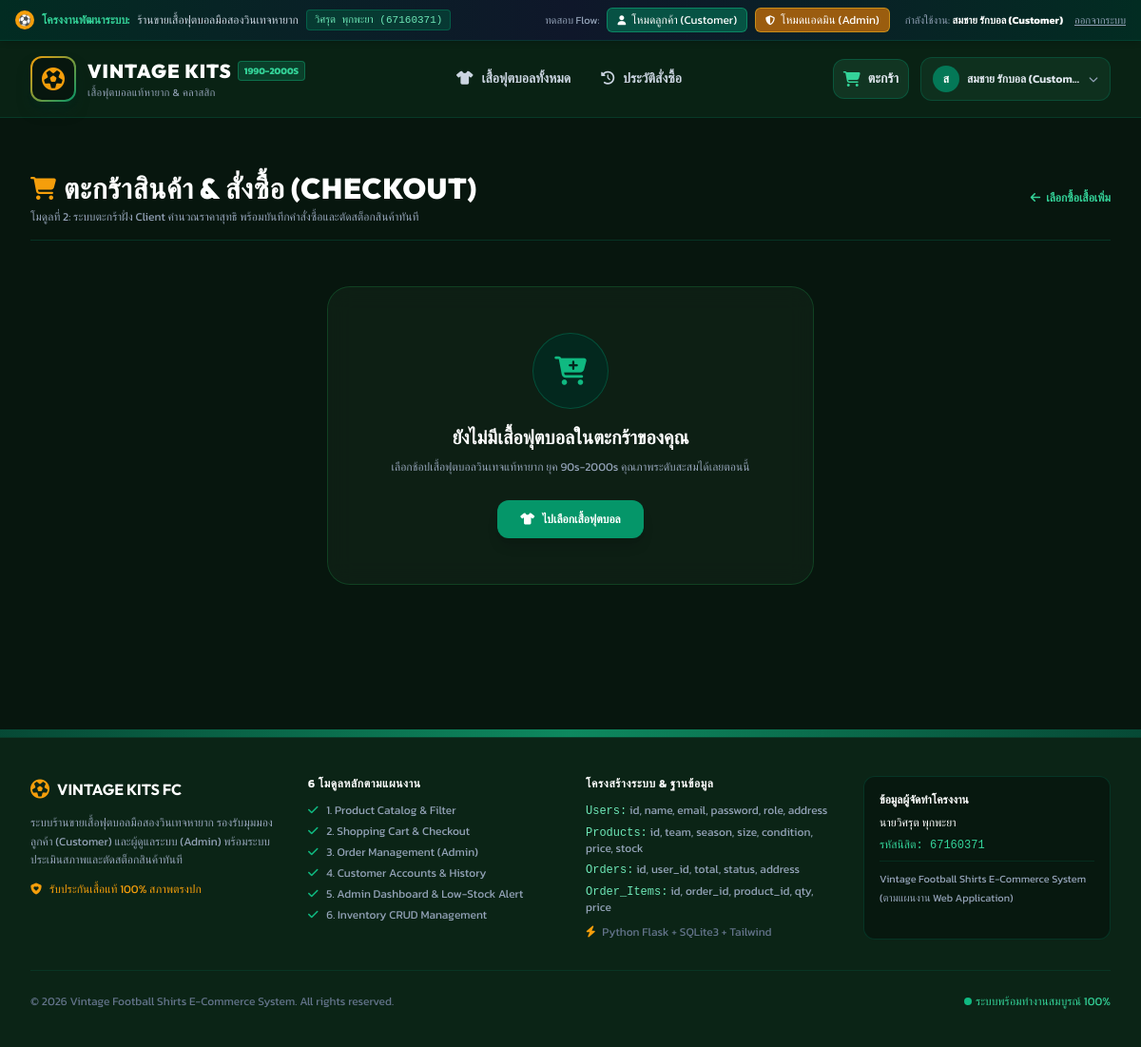
The page /cart (signed in) on the database its author committed.
### tables this page shows
CREATE TABLE Users (
            id INTEGER PRIMARY KEY AUTOINCREMENT,
            name TEXT NOT NULL,
            email TEXT UNIQUE NOT NULL,
            password TEXT NOT NULL,
            role TEXT NOT NULL DEFAULT 'customer',
            address TEXT
        );

### app.py (the view)
@app.route('/cart')
def cart():
    user = get_current_user()
    return render_template('cart.html', user=user)

### app.py (called while the page is built)
def get_current_user():
    if 'user_id' in session:
        conn = get_db()
        user = conn.execute('SELECT * FROM Users WHERE id = ?', (session['user_id'],)).fetchone()
        conn.close()
        return user
    return None

@app.context_processor
def inject_user_and_counts():
    user = get_current_user()
    low_stock_count = 0
    pending_orders_count = 0
    if user and user['role'] == 'admin':
        conn = get_db()
        low_stock_count = conn.execute('SELECT COUNT(*) FROM Products WHERE stock_quantity < 3').fetchone()[0]
        pending_orders_count = conn.execute("SELECT COUNT(*) FROM Orders WHERE status = 'Pending'").fetchone()[0]
        conn.close()
    return {
        'current_user': user,
        'low_stock_count': low_stock_count,
        'pending_orders_count': pending_orders_count
    }

### database.py (called while the page is built)
def get_db():
    conn = sqlite3.connect(DB_PATH)
    conn.row_factory = sqlite3.Row
    return conn

### templates/cart.html (shortened to what this page needs)
{% extends "base.html" %}
{% block content %}
<div class="max-w-7xl mx-auto px-4 sm:px-6 lg:px-8 py-10">
    <div class="flex items-center justify-between mb-8 pb-4 border-b border-emerald-800/40">
        <div>
            <div class="flex items-center gap-2">
                <i class="fa-solid fa-cart-shopping text-retro-gold text-2xl"></i>
                <h1 class="text-2xl sm:text-3xl font-black text-white font-sports tracking-wide">
                    ตะกร้าสินค้า &amp; สั่งซื้อ (CHECKOUT)
                </h1>
            </div>
            <p class="text-xs text-slate-400 mt-1">
                โมดูลที่ 2: ระบบตะกร้าฝั่ง Client คำนวณราคาสุทธิ พร้อมบันทึกคำสั่งซื้อและตัดสต็อกสินค้าทันที
            </p>
        </div>
        <a href="{{ url_for('catalog') }}" class="text-xs font-semibold text-emerald-400 hover:text-emerald-300 flex items-center gap-1.5 transition">
            <i class="fa-solid fa-arrow-left"></i>
            <span>เลือกซื้อเสื้อเพิ่ม</span>
        </a>
    </div>
    <div id="cart-empty-state" class="glass-panel p-12 text-center rounded-3xl max-w-lg mx-auto my-12 hidden">
        <div class="w-20 h-20 rounded-full bg-emerald-950/80 border border-emerald-700/50 flex items-center justify-center mx-auto mb-4">
            <i class="fa-solid fa-cart-plus text-3xl text-emerald-500"></i>
        </div>
        <h3 class="text-xl font-bold text-white mb-2">ยังไม่มีเสื้อฟุตบอลในตะกร้าของคุณ</h3>
        <p class="text-xs text-slate-400 mb-6 leading-relaxed">
            เลือกช้อปเสื้อฟุตบอลวินเทจแท้หายาก ยุค 90s-2000s คุณภาพระดับสะสมได้เลยตอนนี้
        </p>
        <a href="{{ url_for('catalog') }}" class="px-6 py-3 rounded-xl bg-emerald-600 hover:bg-emerald-500 text-white font-bold text-xs shadow-lg transition inline-flex items-center gap-2">
            <i class="fa-solid fa-shirt"></i>
            <span>ไปเลือกเสื้อฟุตบอล</span>
        </a>
    </div>
</div>
{% endblock %}

### templates/base.html (shortened to what this page needs)
<!DOCTYPE html>
<html lang="th" class="dark">
<head>
    <script src="https://cdn.tailwindcss.com"></script>
    <link rel="stylesheet" href="https://cdnjs.cloudflare.com/ajax/libs/font-awesome/6.5.1/css/all.min.css">
    <link rel="stylesheet" href="{{ url_for('static', filename='css/theme.css') }}">
</head>
<body class="bg-pitch-950 text-slate-100 min-h-screen flex flex-col font-thai selection:bg-emerald-500 selection:text-white">
    <div class="bg-gradient-to-r from-emerald-950 via-slate-900 to-emerald-950 border-b border-emerald-800/40 text-xs py-2 px-4 shadow-md sticky top-0 z-50">
        <div class="max-w-7xl mx-auto flex flex-wrap items-center justify-between gap-2">
            <div class="flex items-center gap-2">
                <span class="inline-flex items-center justify-center w-5 h-5 rounded-full bg-retro-gold text-slate-950 font-bold text-[11px]">⚽</span>
                <span class="font-bold text-emerald-400">โครงงานพัฒนาระบบ:</span>
                <span class="text-slate-300 hidden sm:inline">ร้านขายเสื้อฟุตบอลมือสองวินเทจหายาก</span>
                <span class="px-2 py-0.5 rounded bg-emerald-900/60 border border-emerald-700/60 text-emerald-300 font-mono text-[11px]">
                    วิศรุต พุกพะยา (67160371)
                </span>
            </div>
            <div class="flex items-center gap-2 flex-wrap">
                <span class="text-slate-400 text-[11px]">ทดสอบ Flow:</span>
                <a href="{{ url_for('quick_login', role='customer') }}" class="px-2.5 py-1 rounded-md bg-emerald-700/60 hover:bg-emerald-600 text-white border border-emerald-500/50 flex items-center gap-1.5 transition">
                    <i class="fa-solid fa-user text-[10px]"></i>
                    <span>โหมดลูกค้า (Customer)</span>
                </a>
                <a href="{{ url_for('quick_login', role='admin') }}" class="px-2.5 py-1 rounded-md bg-amber-600/70 hover:bg-amber-500 text-white border border-amber-400/50 flex items-center gap-1.5 transition">
                    <i class="fa-solid fa-shield-halved text-[10px]"></i>
                    <span>โหมดแอดมิน (Admin)</span>
                </a>
                {% if current_user %}
                <span class="text-slate-400 text-[11px] ml-2 hidden md:inline">
                    กำลังใช้งาน: <strong class="text-white">{{ current_user['name'] }}</strong>
                </span>
                <a href="{{ url_for('logout') }}" class="text-slate-400 hover:text-red-400 text-[11px] underline ml-1">ออกจากระบบ</a>
                {% endif %}
            </div>
        </div>
    </div>
    <header class="bg-pitch-900/90 backdrop-blur-md border-b border-emerald-800/40 sticky top-9 z-40">
        <div class="max-w-7xl mx-auto px-4 sm:px-6 lg:px-8">
            <div class="flex items-center justify-between h-20">
                <a href="{{ url_for('catalog') }}" class="flex items-center gap-3 group">
                    <div class="w-12 h-12 rounded-xl bg-gradient-to-br from-retro-gold to-emerald-600 p-0.5 shadow-lg shadow-emerald-950/50 group-hover:scale-105 transition transform">
                        <div class="w-full h-full bg-pitch-950 rounded-[10px] flex items-center justify-center">
                            <i class="fa-regular fa-futbol text-2xl text-retro-gold group-hover:rotate-45 transition duration-500"></i>
                        </div>
                    </div>
                    <div>
                        <div class="flex items-center gap-1.5">
                            <span class="text-xl font-black font-sports tracking-wider text-white group-hover:text-emerald-400 transition">VINTAGE KITS</span>
                            <span class="text-[10px] uppercase font-bold px-1.5 py-0.5 bg-emerald-500/20 text-emerald-400 border border-emerald-500/40 rounded">1990-2000s</span>
                        </div>
                        <p class="text-[11px] text-slate-400 tracking-wide">เสื้อฟุตบอลแท้หายาก &amp; คลาสสิก</p>
                    </div>
                </a>
                <nav class="hidden md:flex items-center gap-1">
                    <a href="{{ url_for('catalog') }}" class="px-3.5 py-2 rounded-lg text-sm font-semibold transition {% if request.path == '/' %}bg-emerald-600/20 text-emerald-400 border border-emerald-600/30{% else %}text-slate-300 hover:text-white hover:bg-pitch-800/60{% endif %}">
                        <i class="fa-solid fa-shirt mr-1.5"></i> เสื้อฟุตบอลทั้งหมด
                    </a>
                    {% if current_user and current_user['role'] == 'customer' %}
                    <a href="{{ url_for('my_orders') }}" class="px-3.5 py-2 rounded-lg text-sm font-semibold transition {% if request.path == '/my-orders' %}bg-emerald-600/20 text-emerald-400 border border-emerald-600/30{% else %}text-slate-300 hover:text-white hover:bg-pitch-800/60{% endif %}">
                        <i class="fa-solid fa-clock-rotate-left mr-1.5"></i> ประวัติสั่งซื้อ
                    </a>
                    {% endif %}
                </nav>
                <div class="flex items-center gap-3">
                    <a href="{{ url_for('cart') }}" class="relative p-2.5 rounded-xl bg-pitch-800 border border-emerald-700/50 hover:border-emerald-500 text-slate-200 hover:text-white transition group flex items-center gap-2">
                        <i class="fa-solid fa-cart-shopping text-emerald-400 group-hover:scale-110 transition"></i>
                        <span class="text-sm font-semibold hidden sm:inline">ตะกร้า</span>
                    </a>
                    {% if current_user %}
                    <div class="relative group">
                        <button class="flex items-center gap-2 px-3 py-2 rounded-xl bg-pitch-800/80 border border-emerald-700/40 hover:border-emerald-500 transition">
                            <div class="w-7 h-7 rounded-full bg-emerald-700 flex items-center justify-center text-xs font-bold text-white uppercase">
                                {{ current_user['name'][0] }}
                            </div>
                            <span class="text-xs font-semibold text-slate-200 max-w-[120px] truncate hidden md:inline">{{ current_user['name'] }}</span>
                            <i class="fa-solid fa-chevron-down text-[10px] text-slate-400"></i>
                        </button>
                    </div>
                    {% endif %}
                </div>
            </div>
        </div>
    </header>
    <main class="flex-1 pb-16">
        {% block content %}{% endblock %}
    </main>
    <div class="h-2 bg-gradient-to-r from-emerald-800 via-emerald-500 to-emerald-800 opacity-70"></div>
    <footer class="bg-pitch-900 border-t border-emerald-800/40 text-slate-400 text-sm">
        <div class="max-w-7xl mx-auto px-4 sm:px-6 lg:px-8 py-10">
            <div class="grid grid-cols-1 md:grid-cols-4 gap-8">
                <div class="space-y-3">
                    <div class="flex items-center gap-2">
                        <i class="fa-regular fa-futbol text-retro-gold text-xl"></i>
                        <span class="font-bold text-white font-sports text-base">VINTAGE KITS FC</span>
                    </div>
                    <p class="text-xs text-slate-400 leading-relaxed">
                        ระบบร้านขายเสื้อฟุตบอลมือสองวินเทจหายาก รองรับมุมมองลูกค้า (Customer) และผู้ดูแลระบบ (Admin) พร้อมระบบประเมินสภาพและตัดสต็อกสินค้าทันที
                    </p>
                    <div class="flex items-center gap-2 text-xs text-retro-gold">
                        <i class="fa-solid fa-shield-heart"></i>
                        <span>รับประกันเสื้อแท้ 100% สภาพตรงปก</span>
                    </div>
                </div>
                <div>
                    <h4 class="text-white font-bold text-xs uppercase tracking-wider mb-3 text-emerald-400">6 โมดูลหลักตามแผนงาน</h4>
                    <ul class="space-y-1.5 text-xs">
                        <li><i class="fa-solid fa-check text-emerald-500 mr-1.5"></i> 1. Product Catalog &amp; Filter</li>
                        <li><i class="fa-solid fa-check text-emerald-500 mr-1.5"></i> 2. Shopping Cart &amp; Checkout</li>
                        <li><i class="fa-solid fa-check text-emerald-500 mr-1.5"></i> 3. Order Management (Admin)</li>
                        <li><i class="fa-solid fa-check text-emerald-500 mr-1.5"></i> 4. Customer Accounts &amp; History</li>
                        <li><i class="fa-solid fa-check text-emerald-500 mr-1.5"></i> 5. Admin Dashboard &amp; Low-Stock Alert</li>
                        <li><i class="fa-solid fa-check text-emerald-500 mr-1.5"></i> 6. Inventory CRUD Management</li>
                    </ul>
                </div>
                <div>
                    <h4 class="text-white font-bold text-xs uppercase tracking-wider mb-3 text-emerald-400">โครงสร้างระบบ &amp; ฐานข้อมูล</h4>
                    <ul class="space-y-1.5 text-xs">
                        <li><span class="font-mono text-emerald-300">Users:</span> id, name, email, password, role, address</li>
                        <li><span class="font-mono text-emerald-300">Products:</span> id, team, season, size, condition, price, stock</li>
                        <li><span class="font-mono text-emerald-300">Orders:</span> id, user_id, total, status, address</li>
                        <li><span class="font-mono text-emerald-300">Order_Items:</span> id, order_id, product_id, qty, price</li>
                        <li class="pt-1 text-slate-500"><i class="fa-solid fa-bolt text-retro-gold mr-1"></i> Python Flask + SQLite3 + Tailwind</li>
                    </ul>
                </div>
                <div class="bg-pitch-950/80 p-4 rounded-xl border border-emerald-800/40 space-y-2">
                    <h4 class="text-white font-bold text-xs text-retro-gold">ข้อมูลผู้จัดทำโครงงาน</h4>
                    <p class="text-xs text-white font-medium">นายวิศรุต พุกพะยา</p>
                    <p class="text-xs text-emerald-400 font-mono">รหัสนิสิต: 67160371</p>
                    <p class="text-[11px] text-slate-400 pt-2 border-t border-emerald-800/30">
                        Vintage Football Shirts E-Commerce System (ตามแผนงาน Web Application)
                    </p>
                </div>
            </div>
            <div class="border-t border-emerald-800/30 mt-8 pt-6 flex flex-col sm:flex-row items-center justify-between text-xs text-slate-500 gap-4">
                <p>&copy; 2026 Vintage Football Shirts E-Commerce System. All rights reserved.</p>
                <div class="flex items-center gap-4">
                    <span class="inline-flex items-center gap-1 text-emerald-400">
                        <span class="w-2 h-2 rounded-full bg-emerald-500 animate-ping"></span>
                        ระบบพร้อมทำงานสมบูรณ์ 100%
                    </span>
                </div>
            </div>
        </div>
    </footer>
</body>
</html>

### static/css/theme.css (style rules this page uses)
:root { --pitch-dark: #07160e; --pitch-deep: #0b2216; --pitch-medium: #113522; --pitch-grass: #15803d; --pitch-bright: #22c55e; --pitch-line: rgba(255, 255, 255, 0.12); --gold-accent: #f59e0b; --gold-glow: #fbbf24; --badge-red: #ef4444; }
body { font-family: 'Kanit', sans-serif; background-color: var(--pitch-dark); color: #f1f5f9; }
.font-sports { font-family: 'Outfit', 'Chakra Petch', sans-serif; }
.font-thai { font-family: 'Kanit', sans-serif; }
.glass-panel { background: rgba(15, 34, 22, 0.82); backdrop-filter: blur(12px); border: 1px solid rgba(34, 197, 94, 0.2); }

### rows shown on the page
Users: name "สมชาย รักบอล (Customer)", name "ส", name "สมชาย รักบอล (Custom…"
